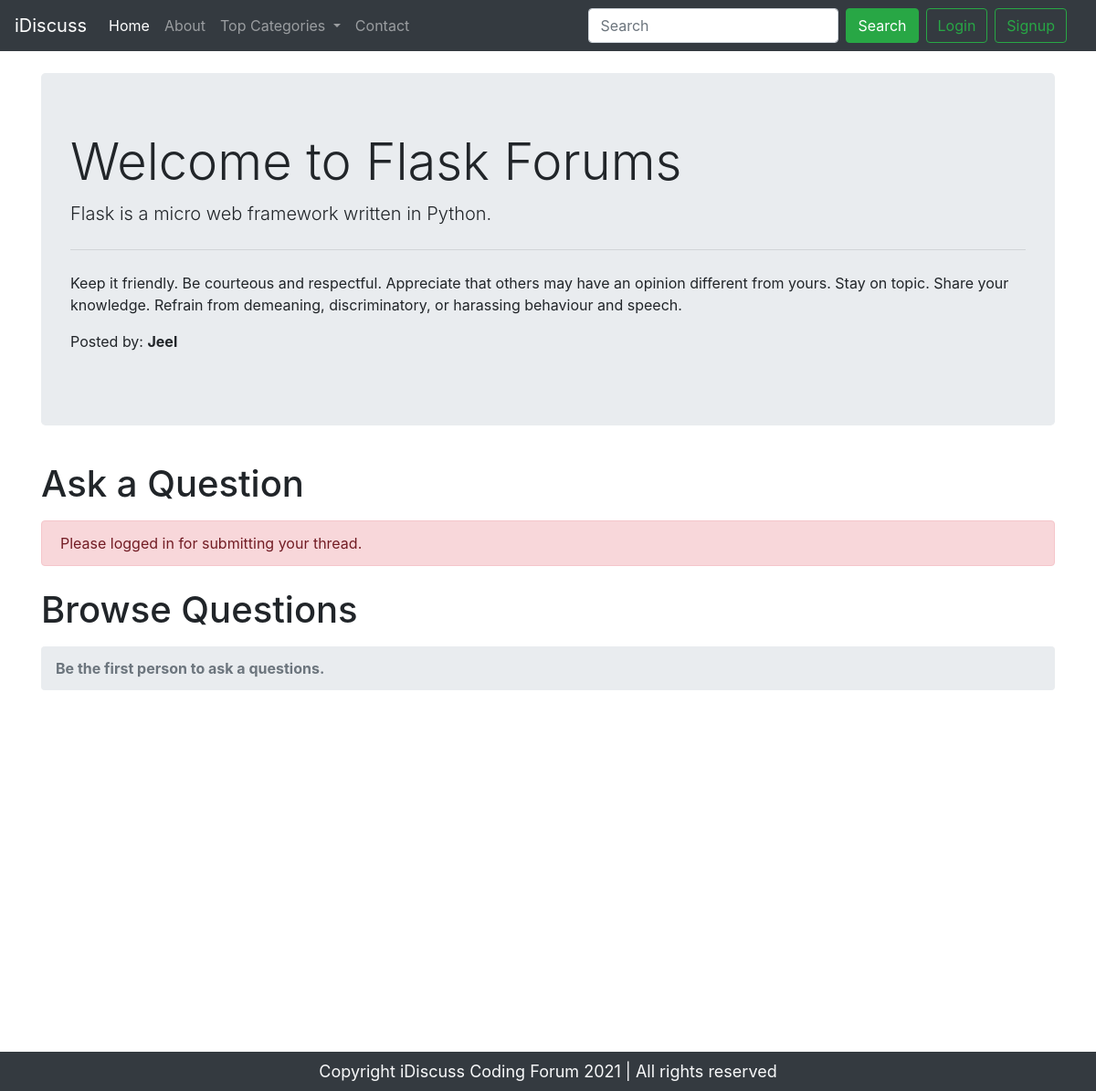
The app's page /threadlist.php?catid=4 with its own data.
### tables this page shows
CREATE TABLE `categories` (
  `category_id` int(11) NOT NULL,
  `category_name` varchar(255) NOT NULL,
  `category_description` varchar(255) NOT NULL,
  `created` datetime NOT NULL DEFAULT current_timestamp()
);

### threadlist.php (the view, shortened to what this page needs)
<!doctype html>
<html lang="en">
<head>
    <link rel="stylesheet" href="https://cdn.jsdelivr.net/npm/bootstrap@4.6.2/dist/css/bootstrap.min.css">
</head>
<body>
    <?php include 'partials/_dbconnect.php'; ?>
    <?php include 'partials/_header.php'; ?>
    <?php
    $id = $_GET['catid'];
    $sql = "SELECT * FROM `categories` WHERE `category_id` = $id";
    $result = mysqli_query($conn, $sql);
    while ($row = mysqli_fetch_assoc($result)) {
        $catname = $row['category_name'];
        $catdesc = $row['category_description'];
    }
    ?>
    <div class="container my-4">
        <div class="jumbotron">
            <h1 class="display-4">Welcome to <?php echo $catname; ?> Forums</h1>
            <p class="lead"><?php echo $catdesc; ?></p>
            <hr class="my-4">
            <p>Keep it friendly. Be courteous and respectful. Appreciate that others may have an opinion different from yours. Stay on topic. Share your knowledge. Refrain from demeaning, discriminatory, or harassing behaviour and speech.</p>
            <p>Posted by: <b>Jeel</b></p>
        </div>
    </div>
    <?php
    if (isset($_SESSION['loggedin']) && $_SESSION['loggedin'] == true) {
        echo '<div class="container">
        <h1 class="py-2">Ask a Question</h1>
        <form action="' . $_SERVER['REQUEST_URI'] . '" method="POST">
            <div class="form-group">
                <h5 for="exampleInputEmail1">Problem Title</h5>
                <input type="text" class="form-control" id="title" name="title" aria-describedby="emailHelp">
                <small id="emailHelp" class="form-text text-muted">Keep yout title as short and crisp as possible.</small>
            </div>
            <input type="hidden" name="sno" value="'.$_SESSION['sno'].'">
            <div class="form-group">
                <h5 for="exampleFormControlTextarea1">Ellaborate your concern</h5>
                <textarea class="form-control" id="desc" name="desc" rows="3"></textarea>
            </div>
            <button type="submit" class="btn btn-primary">Submit</button>
        </form>
    </div>';
    } else {
        echo '<div class="container">
                <h1 class="py-2">Ask a Question</h1>
                <div class="alert alert-danger" role="alert">
                    Please logged in for submitting your thread.
                </div>
              </div>';
    }
    ?>
    <div class="container my-3" style="min-height: 500px;">
        <h1 class="py-2">Browse Questions</h1>
        <?php
        $noResult = true;
        if ($noResult) {
            echo '<nav aria-label="breadcrumb">
            <ol class="breadcrumb">
              <li class="breadcrumb-item active" aria-current="page"><b>Be the first person to ask a questions.</b></li>
            </ol>
          </nav>';
        }
        ?>
    </div>
    <?php include 'partials/_footer.php'; ?>
</body>
</html>

### records on screen
categories: category_name "Flask", category_description "Flask is a micro web framework written in Python."
